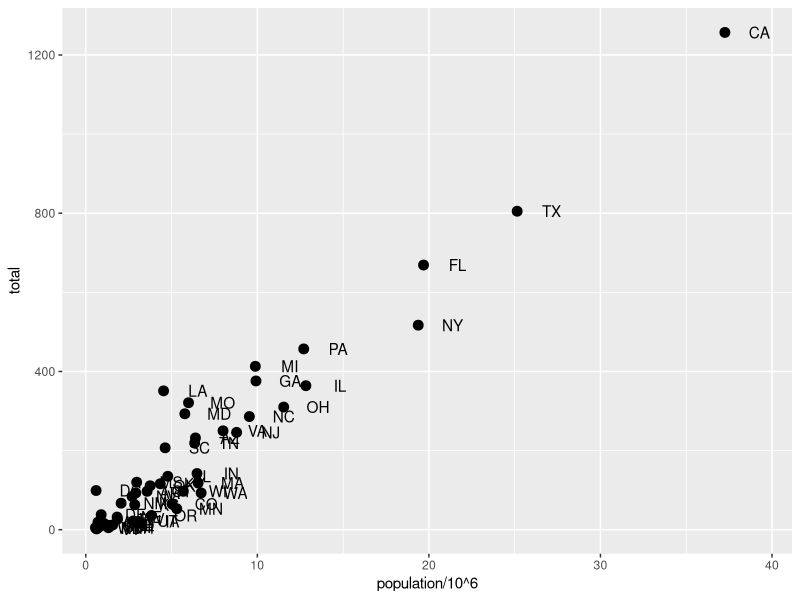
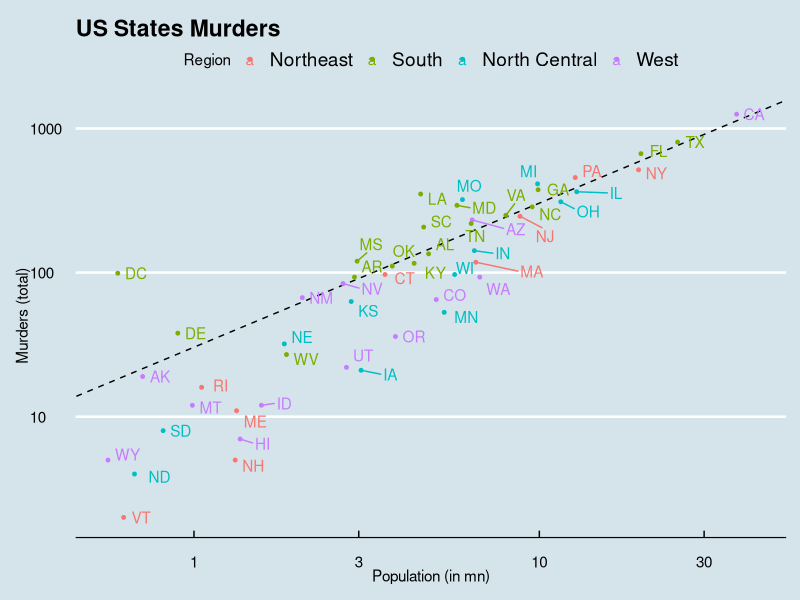
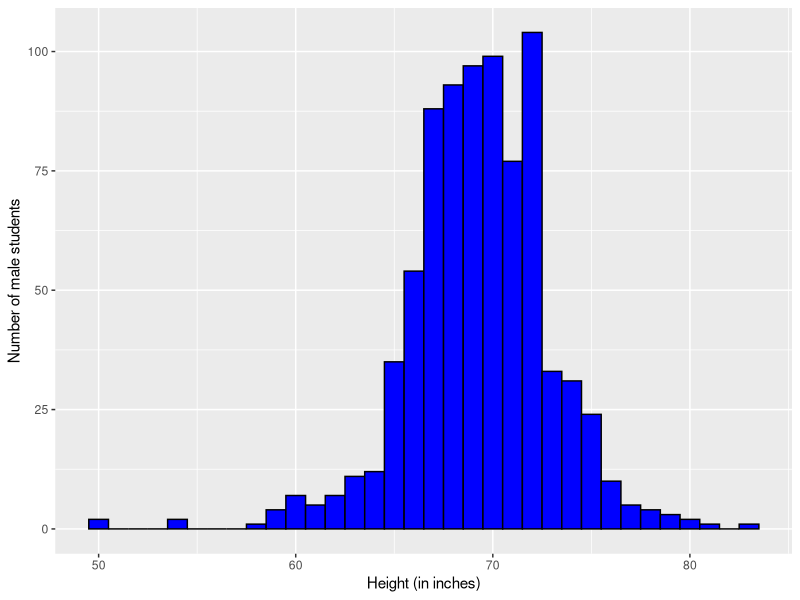
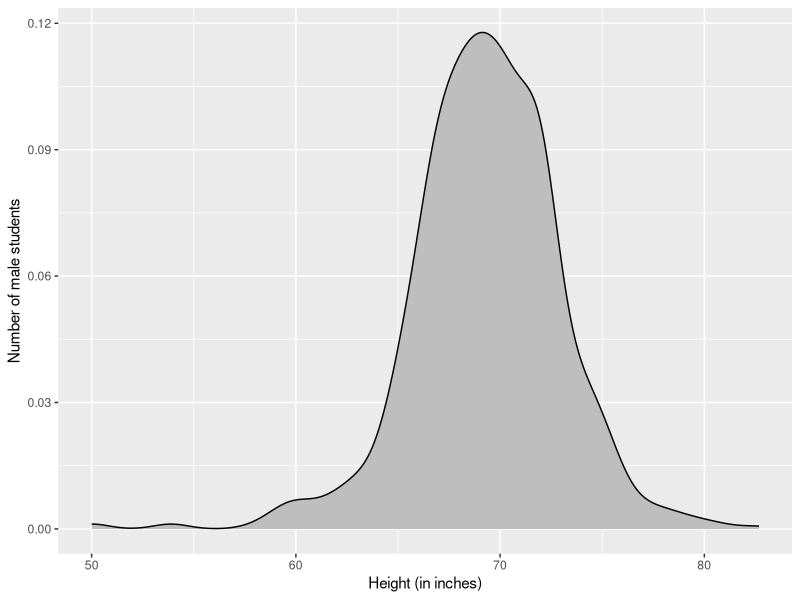
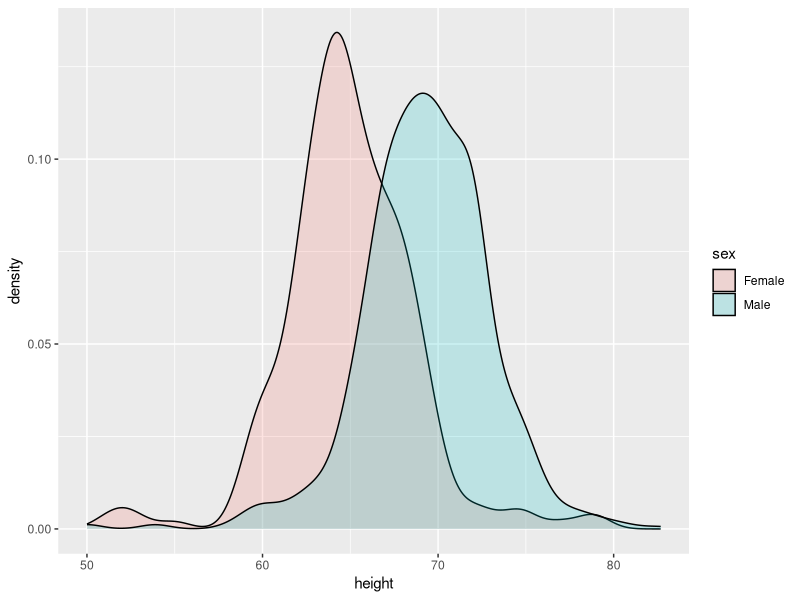
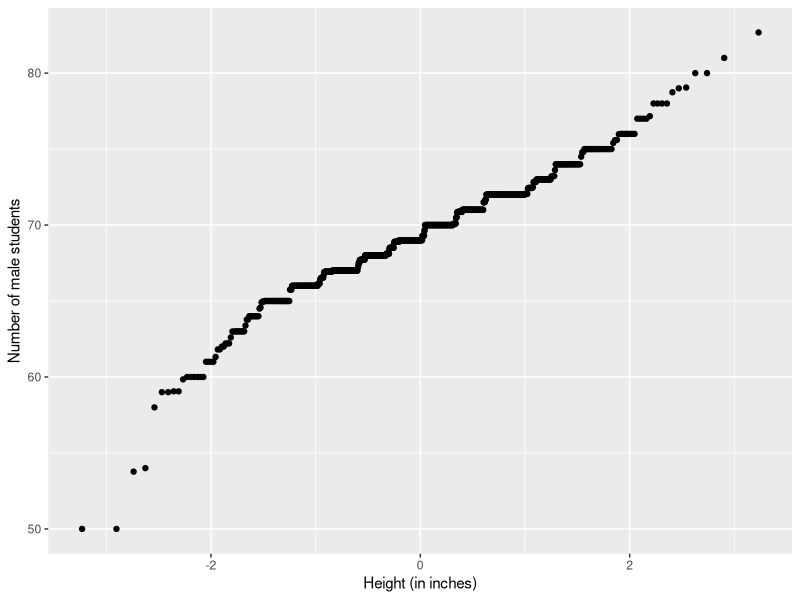
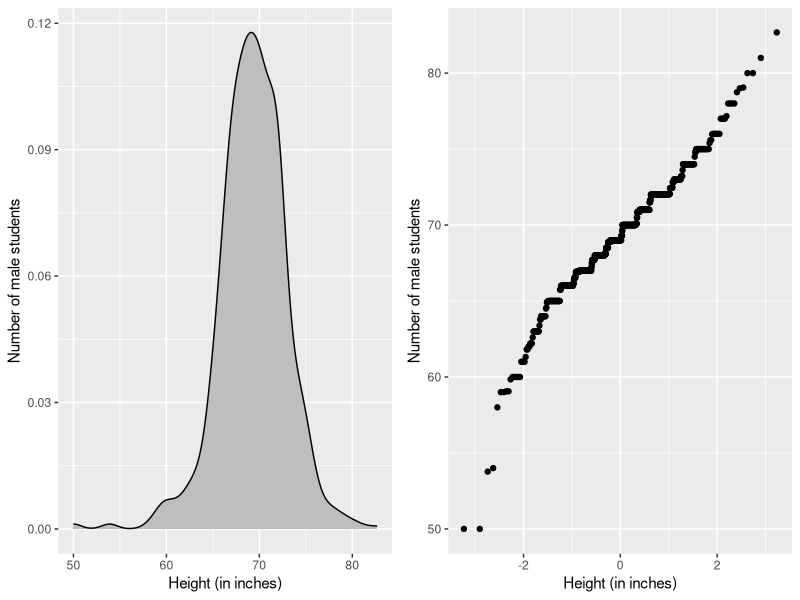
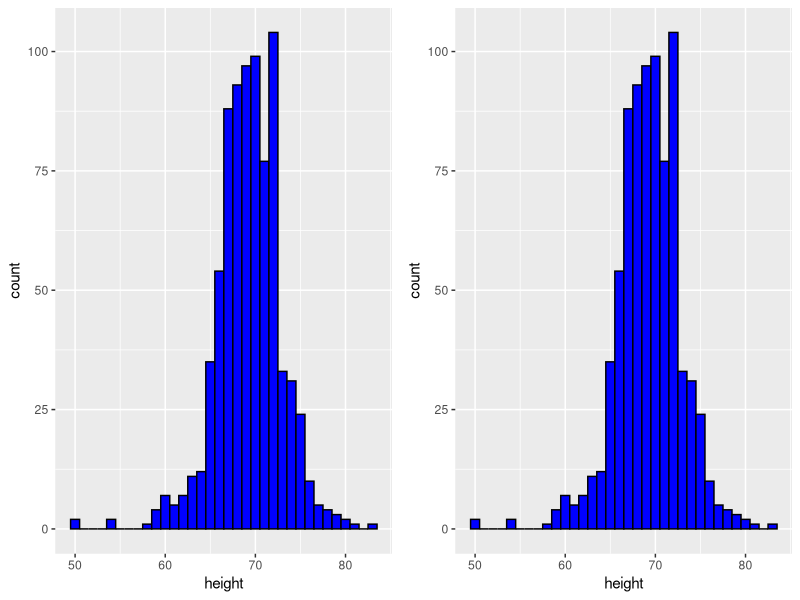

These charts were generated, in order, by the following R code:
library ('tidyverse')
library ('dslabs')
data ('murders')

# Pipe data to ggplot
# define layer 1 describing type of graph (_point)
# add layer 2 describing aesthetics
# pass x and y
p <- murders %>% ggplot() + 
  geom_point(aes(x=population/10^6, y=total),size=3) +
  geom_text(aes(x=population/10^6, y=total, label=abb),nudge_x = 2) 
p

rate <- murders %>% summarize(rate = sum(total)/sum(population)*10^6) %>% .$rate
print (rate)

install.packages('ggrepel')
library ('ggrepel')
p <- murders %>% ggplot(aes(population/10^6, total, label=abb, color=region))
p <- p + geom_abline(intercept= log10(rate), lty=2)
p <- p + geom_point(size=1)
p <- p + geom_text_repel(nudge_x = .05)
p <- p + xlab('Population (in mn)')
p <- p + ylab('Murders (total)')
p <- p + ggtitle('US States Murders')
p <- p + scale_x_log10()
p <- p + scale_y_log10()
p <- p + scale_color_discrete(name='Region')

library (ggthemes)
p <- p + theme_economist()
p

# Histogram
data (heights)

p <- heights %>% filter (sex =='Male') %>% ggplot (aes(x=height))
p <- p + geom_histogram(binwidth = 1,fill='blue', col='black')
p <- p + xlab('Height (in inches)')
p <- p + ylab ('Number of male students')
p

?geom_density
# Density plots
p <- heights %>% filter (sex =='Male') %>% ggplot (aes(x=height))
p <- p + geom_density(fill='grey', col='black')
p <- p + xlab('Height (in inches)')
p <- p + ylab ('Number of male students')
p

# using alpha and fill parameters
heights %>% ggplot(aes(height, fill = sex)) + geom_density(alpha=0.2) 

# qq plots
q <- heights %>% filter (sex =='Male') %>% ggplot (aes(sample=height))
q <- q + geom_qq(fill='grey', col='black')
q <- q + xlab('Height (in inches)')
q <- q + ylab ('Number of male students')
q


install.packages('gridExtra')
library (gridExtra)

grid.arrange(p,q, ncol=2)

p <- heights %>% filter (sex =='Male') %>% ggplot (aes(x=height))
p1 <- p + geom_histogram(binwidth = 1,fill='blue', col='black')
p2 <- p + geom_histogram(binwidth = 1,fill='blue', col='black')

grid.arrange(p1,p2, ncol=2)
